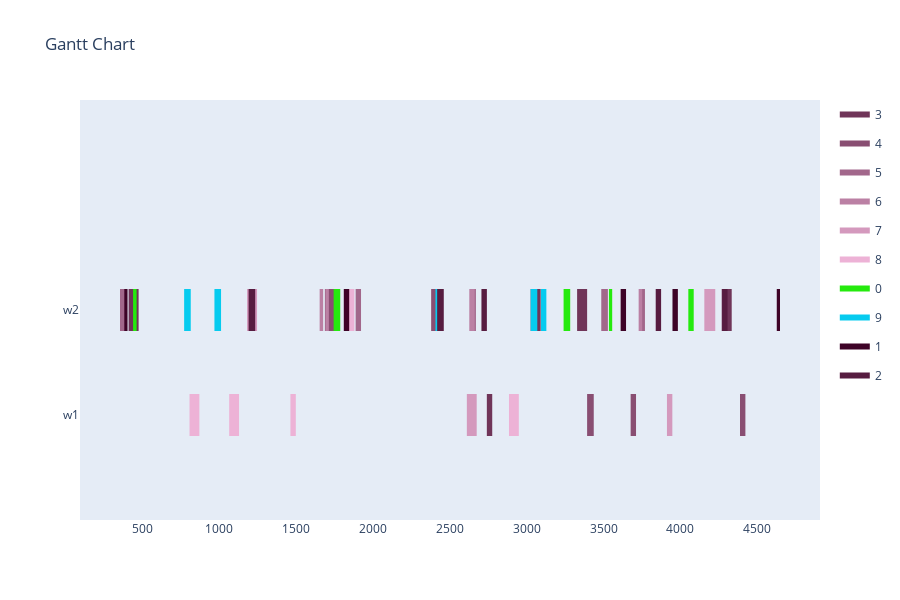

Notebook code for this chart:
### Markdown cell above
Config 4 - Randomized Mutation with "open" Planning Horizon

### Code cell
optimizer = BaseGA(env)
optimizer.configure('tardiness', 'twopointcrossover', 'roulettewheel', 'randomize')
last_time_slot = 0
for order in orders:
    if order[1] > last_time_slot:
        last_time_slot = order[1]
# all parameters after offspring_amount are optional (in this case -> verbose=True)
result, best_fitness_history, average_fitness_history, best_generation_history, feasible_gen = optimizer.optimize(orders, max_generations, earliest_time_slot, last_time_slot, population_size, offspring_amount, verbose=True)
workstation_assignments = reformat_result(result, orders, env)
visualize(workstation_assignments, best_fitness_history, average_fitness_history, best_generation_history, feasible_gen)

### Figure 1 — Plotly figure (JSON) as saved in the notebook; plotly's stock layout.template omitted (floating-point values rounded to 4 significant figures)
{"data": [{"fill": "toself", "fillcolor": "rgb(112, 53, 89)", "hoverinfo": "name", "legendgroup": "rgb(112, 53, 89)", "mode": "none", "name": "3", "type": "scatter", "x": [412, 477, 477, 412, 412, 4268, 4333, 4333, 4268, 4268, 3026, 3091, 3091, 3026, 3026, 3328, 3393, 3393, 3328, 3328, 2741, 2776, 2776, 2741], "y": [0.8, 0.8, 1.2, 1.2, null, 0.8, 0.8, 1.2, 1.2, null, 0.8, 0.8, 1.2, 1.2, null, 0.8, 0.8, 1.2, 1.2, null, -0.2, -0.2, 0.2, 0.2]}, {"fill": "toself", "fillcolor": "rgb(137, 78, 114)", "hoverinfo": "name", "legendgroup": "rgb(137, 78, 114)", "mode": "none", "name": "4", "type": "scatter", "x": [1688, 1759, 1759, 1688, 1688, 2379, 2444, 2444, 2379, 2379, 3676, 3711, 3711, 3676, 3676, 3393, 3436, 3436, 3393, 3393, 4387, 4422, 4422, 4387], "y": [0.8, 0.8, 1.2, 1.2, null, 0.8, 0.8, 1.2, 1.2, null, -0.2, -0.2, 0.2, 0.2, null, -0.2, -0.2, 0.2, 0.2, null, -0.2, -0.2, 0.2, 0.2]}, {"fill": "toself", "fillcolor": "rgb(162, 103, 139)", "hoverinfo": "name", "legendgroup": "rgb(162, 103, 139)", "mode": "none", "name": "5", "type": "scatter", "x": [3734, 3769, 3769, 3734, 3734, 1888, 1923, 1923, 1888, 1888, 3485, 3528, 3528, 3485, 3485, 356, 399, 399, 356, 356, 2647, 2670, 2670, 2647], "y": [0.8, 0.8, 1.2, 1.2, null, 0.8, 0.8, 1.2, 1.2, null, 0.8, 0.8, 1.2, 1.2, null, 0.8, 0.8, 1.2, 1.2, null, 0.8, 0.8, 1.2, 1.2]}, {"fill": "toself", "fillcolor": "rgb(187, 128, 164)", "hoverinfo": "name", "legendgroup": "rgb(187, 128, 164)", "mode": "none", "name": "6", "type": "scatter", "x": [3728, 3751, 3751, 3728, 3728, 1691, 1714, 1714, 1691, 1691, 2627, 2662, 2662, 2627, 2627, 1654, 1677, 1677, 1654, 1654, 2716, 2739, 2739, 2716], "y": [0.8, 0.8, 1.2, 1.2, null, 0.8, 0.8, 1.2, 1.2, null, 0.8, 0.8, 1.2, 1.2, null, 0.8, 0.8, 1.2, 1.2, null, 0.8, 0.8, 1.2, 1.2]}, {"fill": "toself", "fillcolor": "rgb(212, 153, 189)", "hoverinfo": "name", "legendgroup": "rgb(212, 153, 189)", "mode": "none", "name": "7", "type": "scatter", "x": [4155, 4226, 4226, 4155, 4155, 1182, 1247, 1247, 1182, 1182, 3912, 3947, 3947, 3912, 3912, 2627, 2662, 2662, 2627, 2627, 2611, 2675, 2675, 2611], "y": [0.8, 0.8, 1.2, 1.2, null, 0.8, 0.8, 1.2, 1.2, null, -0.2, -0.2, 0.2, 0.2, null, -0.2, -0.2, 0.2, 0.2, null, -0.2, -0.2, 0.2, 0.2]}, {"fill": "toself", "fillcolor": "rgb(237, 178, 214)", "hoverinfo": "name", "legendgroup": "rgb(237, 178, 214)", "mode": "none", "name": "8", "type": "scatter", "x": [1815, 1880, 1880, 1815, 1815, 2885, 2949, 2949, 2885, 2885, 1464, 1499, 1499, 1464, 1464, 1066, 1130, 1130, 1066, 1066, 808, 872, 872, 808], "y": [0.8, 0.8, 1.2, 1.2, null, -0.2, -0.2, 0.2, 0.2, null, -0.2, -0.2, 0.2, 0.2, null, -0.2, -0.2, 0.2, 0.2, null, -0.2, -0.2, 0.2, 0.2]}, {"fill": "toself", "fillcolor": "rgb(37, 234, 14)", "hoverinfo": "name", "legendgroup": "rgb(37, 234, 14)", "mode": "none", "name": "0", "type": "scatter", "x": [441, 464, 464, 441, 441, 3240, 3283, 3283, 3240, 3240, 1745, 1788, 1788, 1745, 1745, 3535, 3556, 3556, 3535, 3535, 4051, 4086, 4086, 4051], "y": [0.8, 0.8, 1.2, 1.2, null, 0.8, 0.8, 1.2, 1.2, null, 0.8, 0.8, 1.2, 1.2, null, 0.8, 0.8, 1.2, 1.2, null, 0.8, 0.8, 1.2, 1.2]}, {"fill": "toself", "fillcolor": "rgb(6, 203, 239)", "hoverinfo": "name", "legendgroup": "rgb(6, 203, 239)", "mode": "none", "name": "9", "type": "scatter", "x": [2407, 2430, 2430, 2407, 2407, 3093, 3128, 3128, 3093, 3093, 970, 1013, 1013, 970, 970, 773, 816, 816, 773, 773, 3026, 3069, 3069, 3026], "y": [0.8, 0.8, 1.2, 1.2, null, 0.8, 0.8, 1.2, 1.2, null, 0.8, 0.8, 1.2, 1.2, null, 0.8, 0.8, 1.2, 1.2, null, 0.8, 0.8, 1.2, 1.2]}, {"fill": "toself", "fillcolor": "rgb(62, 3, 39)", "hoverinfo": "name", "legendgroup": "rgb(62, 3, 39)", "mode": "none", "name": "1", "type": "scatter", "x": [4626, 4647, 4647, 4626, 4626, 3611, 3646, 3646, 3611, 3611, 1811, 1846, 1846, 1811, 1811, 3948, 3983, 3983, 3948, 3948, 384, 405, 405, 384], "y": [0.8, 0.8, 1.2, 1.2, null, 0.8, 0.8, 1.2, 1.2, null, 0.8, 0.8, 1.2, 1.2, null, 0.8, 0.8, 1.2, 1.2, null, 0.8, 0.8, 1.2, 1.2]}, {"fill": "toself", "fillcolor": "rgb(87, 28, 64)", "hoverinfo": "name", "legendgroup": "rgb(87, 28, 64)", "mode": "none", "name": "2", "type": "scatter", "x": [3839, 3874, 3874, 3839, 3839, 4271, 4306, 4306, 4271, 4271, 1192, 1235, 1235, 1192, 1192, 2706, 2741, 2741, 2706, 2706, 2418, 2461, 2461, 2418], "y": [0.8, 0.8, 1.2, 1.2, null, 0.8, 0.8, 1.2, 1.2, null, 0.8, 0.8, 1.2, 1.2, null, 0.8, 0.8, 1.2, 1.2, null, 0.8, 0.8, 1.2, 1.2]}, {"legendgroup": "rgb(112, 53, 89)", "marker": {"color": "rgb(112, 53, 89)", "opacity": 0, "size": 1}, "mode": "markers", "name": "", "showlegend": false, "text": [null, null, null, null, null, null, null, null, null, null], "type": "scatter", "x": [412, 477, 4268, 4333, 3026, 3091, 3328, 3393, 2741, 2776], "y": [1, 1, 1, 1, 1, 1, 1, 1, 0, 0]}, {"legendgroup": "rgb(137, 78, 114)", "marker": {"color": "rgb(137, 78, 114)", "opacity": 0, "size": 1}, "mode": "markers", "name": "", "showlegend": false, "text": [null, null, null, null, null, null, null, null, null, null], "type": "scatter", "x": [1688, 1759, 2379, 2444, 3676, 3711, 3393, 3436, 4387, 4422], "y": [1, 1, 1, 1, 0, 0, 0, 0, 0, 0]}, {"legendgroup": "rgb(162, 103, 139)", "marker": {"color": "rgb(162, 103, 139)", "opacity": 0, "size": 1}, "mode": "markers", "name": "", "showlegend": false, "text": [null, null, null, null, null, null, null, null, null, null], "type": "scatter", "x": [3734, 3769, 1888, 1923, 3485, 3528, 356, 399, 2647, 2670], "y": [1, 1, 1, 1, 1, 1, 1, 1, 1, 1]}, {"legendgroup": "rgb(187, 128, 164)", "marker": {"color": "rgb(187, 128, 164)", "opacity": 0, "size": 1}, "mode": "markers", "name": "", "showlegend": false, "text": [null, null, null, null, null, null, null, null, null, null], "type": "scatter", "x": [3728, 3751, 1691, 1714, 2627, 2662, 1654, 1677, 2716, 2739], "y": [1, 1, 1, 1, 1, 1, 1, 1, 1, 1]}, {"legendgroup": "rgb(212, 153, 189)", "marker": {"color": "rgb(212, 153, 189)", "opacity": 0, "size": 1}, "mode": "markers", "name": "", "showlegend": false, "text": [null, null, null, null, null, null, null, null, null, null], "type": "scatter", "x": [4155, 4226, 1182, 1247, 3912, 3947, 2627, 2662, 2611, 2675], "y": [1, 1, 1, 1, 0, 0, 0, 0, 0, 0]}, {"legendgroup": "rgb(237, 178, 214)", "marker": {"color": "rgb(237, 178, 214)", "opacity": 0, "size": 1}, "mode": "markers", "name": "", "showlegend": false, "text": [null, null, null, null, null, null, null, null, null, null], "type": "scatter", "x": [1815, 1880, 2885, 2949, 1464, 1499, 1066, 1130, 808, 872], "y": [1, 1, 0, 0, 0, 0, 0, 0, 0, 0]}, {"legendgroup": "rgb(37, 234, 14)", "marker": {"color": "rgb(37, 234, 14)", "opacity": 0, "size": 1}, "mode": "markers", "name": "", "showlegend": false, "text": [null, null, null, null, null, null, null, null, null, null], "type": "scatter", "x": [441, 464, 3240, 3283, 1745, 1788, 3535, 3556, 4051, 4086], "y": [1, 1, 1, 1, 1, 1, 1, 1, 1, 1]}, {"legendgroup": "rgb(6, 203, 239)", "marker": {"color": "rgb(6, 203, 239)", "opacity": 0, "size": 1}, "mode": "markers", "name": "", "showlegend": false, "text": [null, null, null, null, null, null, null, null, null, null], "type": "scatter", "x": [2407, 2430, 3093, 3128, 970, 1013, 773, 816, 3026, 3069], "y": [1, 1, 1, 1, 1, 1, 1, 1, 1, 1]}, {"legendgroup": "rgb(62, 3, 39)", "marker": {"color": "rgb(62, 3, 39)", "opacity": 0, "size": 1}, "mode": "markers", "name": "", "showlegend": false, "text": [null, null, null, null, null, null, null, null, null, null], "type": "scatter", "x": [4626, 4647, 3611, 3646, 1811, 1846, 3948, 3983, 384, 405], "y": [1, 1, 1, 1, 1, 1, 1, 1, 1, 1]}, {"legendgroup": "rgb(87, 28, 64)", "marker": {"color": "rgb(87, 28, 64)", "opacity": 0, "size": 1}, "mode": "markers", "name": "", "showlegend": false, "text": [null, null, null, null, null, null, null, null, null, null], "type": "scatter", "x": [3839, 3874, 4271, 4306, 1192, 1235, 2706, 2741, 2418, 2461], "y": [1, 1, 1, 1, 1, 1, 1, 1, 1, 1]}], "layout": {"height": 600, "hovermode": "closest", "showlegend": true, "title": {"text": "Gantt Chart"}, "xaxis": {"rangeselector": {"buttons": [{"count": 7, "label": "1w", "step": "day", "stepmode": "backward"}, {"count": 1, "label": "1m", "step": "month", "stepmode": "backward"}, {"count": 6, "label": "6m", "step": "month", "stepmode": "backward"}, {"count": 1, "label": "YTD", "step": "year", "stepmode": "todate"}, {"count": 1, "label": "1y", "step": "year", "stepmode": "backward"}, {"step": "all"}]}, "showgrid": false, "type": "linear", "zeroline": false}, "yaxis": {"autorange": false, "range": [-1, 3], "showgrid": false, "ticktext": ["w1", "w2"], "tickvals": [0, 1], "zeroline": false}}}
